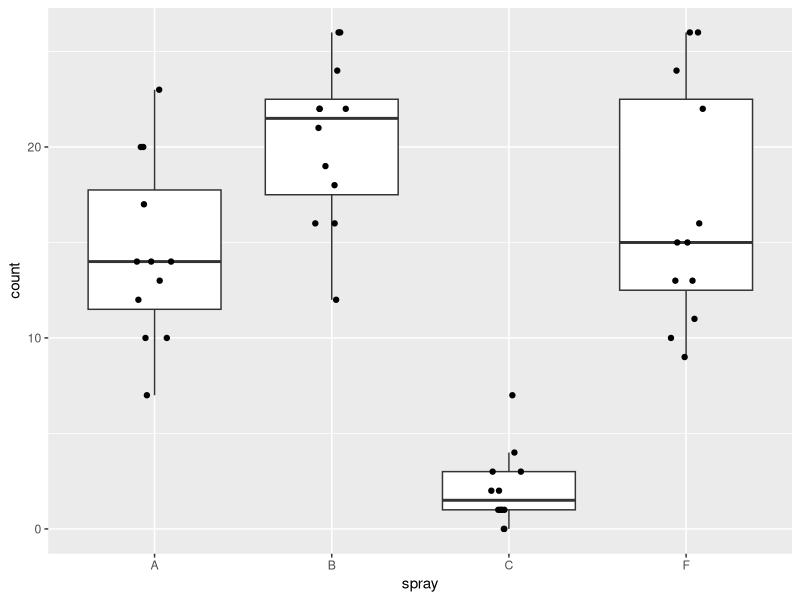
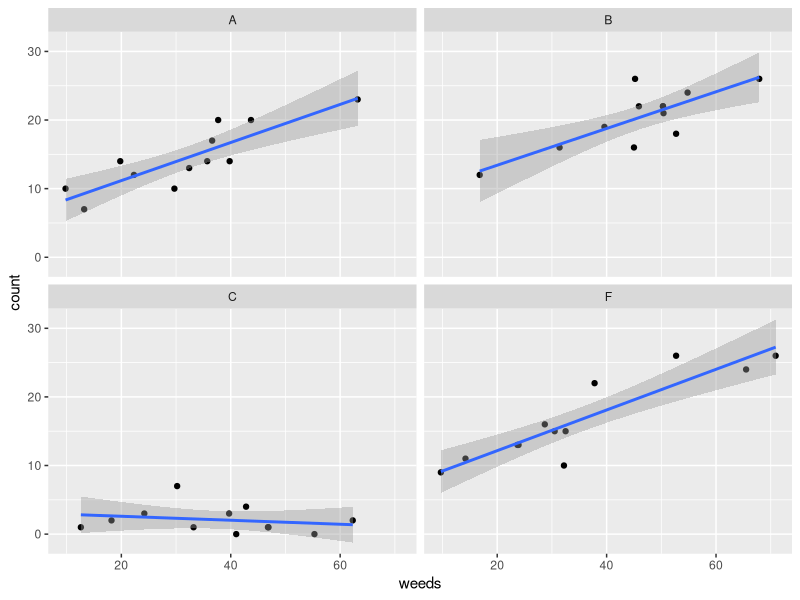
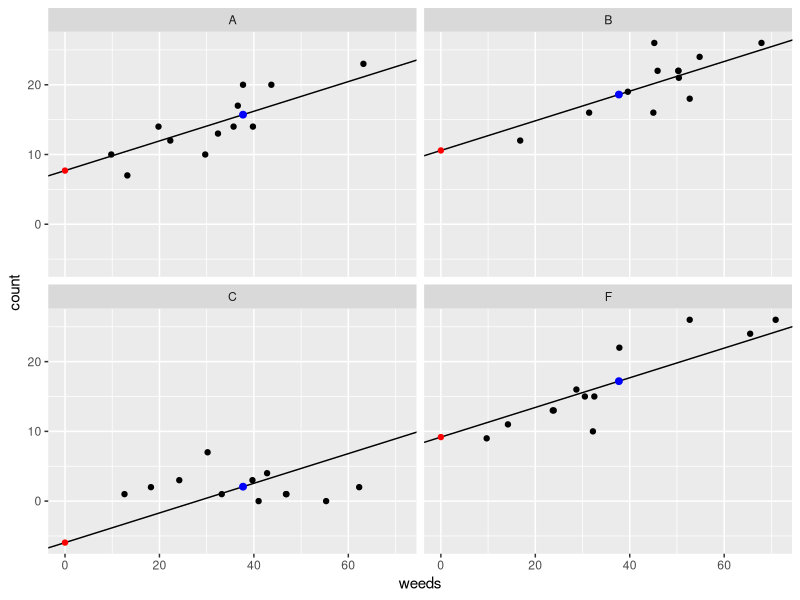
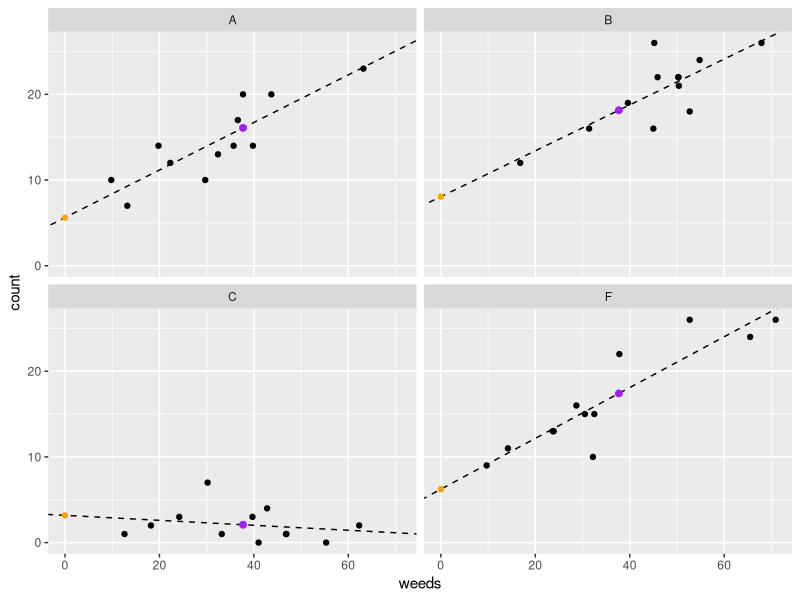
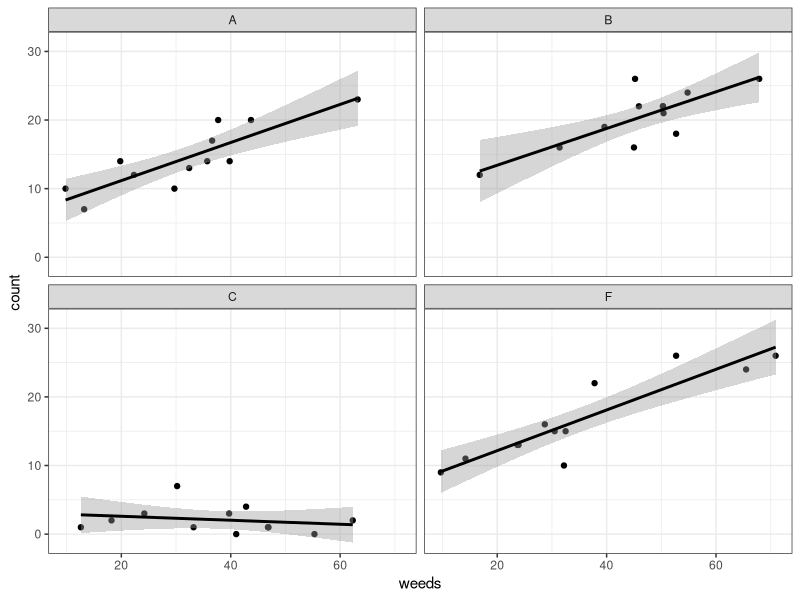
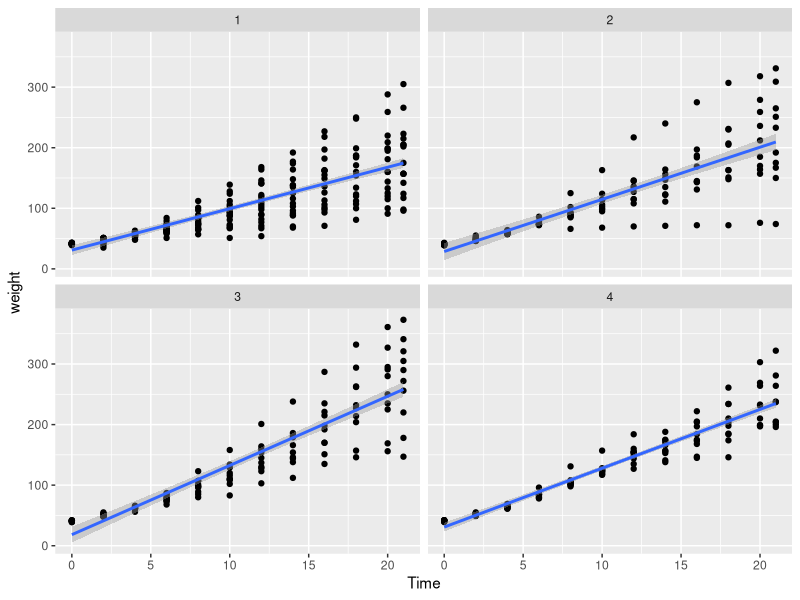

These figures' R source, in order: (Note: this script raises an error after producing the figures.)
## LOAD AND PROCESSES DATA
library(tidyverse)   ### load tidyverse
library(car)         ### load car package, which is helpful for analyzing linear models
library(emmeans)     ### load emmeans package, which is helpful for getting means from linear models

##################################################################################################################
##### ANCOVA
###################################################################
#### assemble data with covariate (don't worry about the code...)##
set.seed(17)
data("InsectSprays")
d <- InsectSprays %>% filter(spray=='A'|spray=='B'|spray=='C'|spray=='F') %>% droplevels()
d$count[13:24] <- d$count[13:24]+5
d$weeds <- abs(round(rnorm(48,2*d$count,10),1))
d$weeds[25:36] <- c(55.3,46.8,30.2,62.3,24.2,33.2,18.2,12.6,39.7,41.0,46.9,42.8)
###################################################################

## plot raw data
ggplot(d, aes(x=spray,y=count)) + geom_boxplot(outlier.shape = NA) + geom_jitter(height=0,width=.1) 

anova_means <- emmeans(lm(count~spray, data=d), pairwise~spray) 
anova_means

###############################################################################################
## plot out data with weed cover
ggplot(d, aes(x=weeds,y=count)) + geom_point() + facet_wrap(~spray) + geom_smooth(method='lm')


######################################################################
## ANCOVA: multiple intercept model

lm1i <- lm(count ~ spray + weeds, data=d)

Anova(lm1i, type=2) ## Anova table with Type II sums of squares (aka Type III SS)
anova(lm1i)         ## don't use the base anova!!! Switch terms around in the model and see what happens

summary(lm1i) ## model coefficients

## calculate estimated marginal mean for each group (ie. groups means after accounting for the effect of weeds)
ancova_means <- emmeans(lm1i, pairwise~spray)  
ancova_means

## extract the emmean means (ie. group means after accounting for the effect of weeds)
lm1i_coef <- as.data.frame(emmeans(lm1i, ~spray))
## extract intercepts and add slopes into new dataframe
lm1i_coef2 <- as.data.frame(emmeans(lm1i, ~spray, at=list(weeds=0)))
lm1i_coef2$slope <- coef(lm1i)[5]


## plot the data with the fitted model
ggplot(data=d, aes(x=weeds,y=count)) + geom_point() + facet_wrap(~spray) + 
  geom_abline(data=lm1i_coef2, aes(intercept=emmean, slope=slope))+
  geom_point(data=lm1i_coef2, aes(x=0,y=emmean),color="red")+
  geom_point(data=lm1i_coef, aes(x=mean(d$weeds),y=emmean),color="blue", size=2)



##########################################################################################
## ANCOVA: multiple intercept AND slope model

lm1is <- lm(count ~ spray + weeds + spray:weeds, data=d)
## same as above: lm(count ~ spray * weeds, data=d)

Anova(lm1is, type=2)

summary(lm1is)


## calculate estimated marginal mean for each group (ie. groups means after accounting for the effect of weeds)
ancova_is_means <- emmeans(lm1is, pairwise~spray)  
ancova_is_means

## calculate the slope for each group
ancova_is_slopes <- emtrends(lm1is, pairwise~spray, var="weeds")  
ancova_is_slopes

## extract the emmean means (ie. group means after accounting for the effect of weeds)
lm1is_coef <- as.data.frame(emmeans(lm1is, ~spray))

## extract intercepts and add slopes into new dataframe
lm1is_coef2a <- as.data.frame(emmeans(lm1is, ~spray, at=list(weeds=0)))
lm1is_coef2b <- as.data.frame(emtrends(lm1is, var="weeds"))
lm1is_coef2 <- full_join(lm1is_coef2a,lm1is_coef2b,by="spray")

## plot the data with the fitted model
ggplot(data=d, aes(x=weeds,y=count)) + geom_point() + facet_wrap(~spray) + 
  geom_abline(data=lm1is_coef2, aes(intercept=emmean, slope=weeds.trend), lty=2)+
  geom_point(data=lm1is_coef2, aes(x=0,y=emmean),color="orange")+
  geom_point(data=lm1is_coef, aes(x=mean(d$weeds),y=emmean),color="purple", size=2)


###############################################################################################
## nice plot out data with weed cover
ggplot(d, aes(x=weeds,y=count)) + geom_point() + facet_wrap(~spray) + 
  geom_smooth(method='lm', color='black')+theme_bw()


##################################################################################################
###### ANCOVA CHALLENGE ##########################################################################
###################################################################################################

## load in the ChickWeight dataset. It contains weight (g) of small chickens grown on four different diets.
## Chickens were weighed every few days for 21 days. Don't worry about the 'Chick' column for this challenge
data("ChickWeight")
ChickWeight$Diet <- as.factor(ChickWeight$Diet)

## plot out data
ggplot(ChickWeight, aes(x=Time,y=weight))+geom_point()+facet_wrap(~Diet)+geom_smooth(method="lm")

coef(lmchicks)

## Q1: Conduct a regular one-way ANOVA to see if weight differs among the four diets. Which ones differ? ####
lmchicks <- lm(weight ~ Diet, data=ChickWeight)

Anova(lmchicks, type = 2) #Type

anova_means <- emmeans(lmchicks, pairwise~Diet)

## Q2: Do the chicks on different diets have different growth rates? Which is fastest/slowest? (ie. compare slopes) #### 
lmchicks <- lm(weight ~ Diet + Time + Diet:Time, data=ChickWeight)




## calculate estimated marginal mean for each group (ie. groups means after accounting for the effect of weeds)
ancova_is_means <- emmeans(lmchicks, pairwise~Diet)  
ancova_is_means

## calculate the slope for each group
ancova_is_slopes <- emtrends(lmchicks, pairwise~Diet, var="Time")  
ancova_is_slopes

## extract the emmean means (ie. group means after accounting for the effect of weeds)
lm1is_coef <- as.data.frame(emmeans(lm1is, ~spray))

## extract intercepts and add slopes into new dataframe
lm1is_coef2a <- as.data.frame(emmeans(lm1is, ~spray, at=list(weeds=0)))
lm1is_coef2b <- as.data.frame(emtrends(lm1is, var="weeds"))
lm1is_coef2 <- full_join(lm1is_coef2a,lm1is_coef2b,by="spray")

## plot the data with the fitted model
ggplot(data=d, aes(x=weeds,y=count)) + geom_point() + facet_wrap(~spray) + 
  geom_abline(data=lm1is_coef2, aes(intercept=emmean, slope=weeds.trend), lty=2)+
  geom_point(data=lm1is_coef2, aes(x=0,y=emmean),color="orange")+
  geom_point(data=lm1is_coef, aes(x=mean(d$weeds),y=emmean),color="purple", size=2)




## Q3: Do the weights differ among the diets when including the time covariate? Do they differ at time point 20?
##     hint: for the second part add the following to the emmeans statement: , at=list(Time=20)


## Bonus: Plot out the emmeans with 95% CI bars for the four diets
